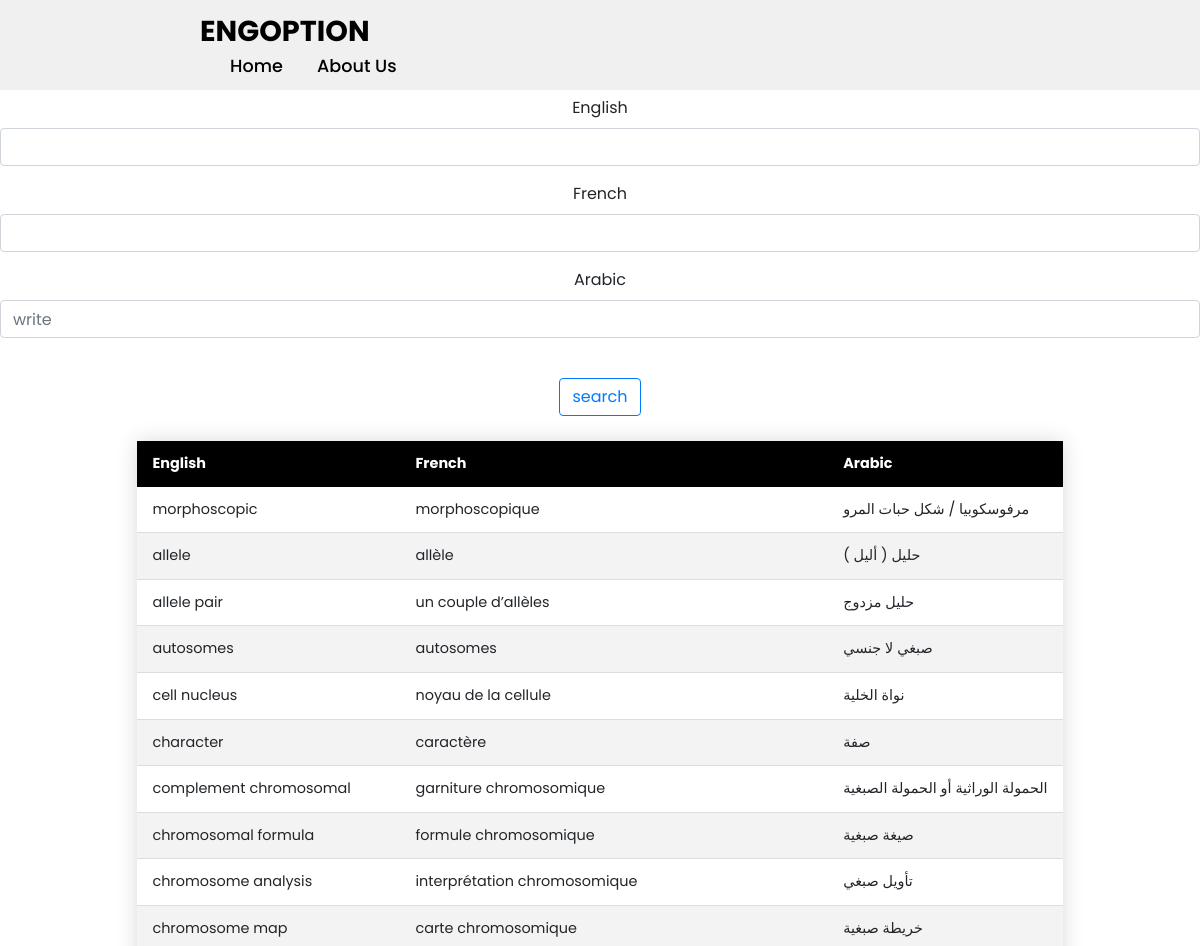
Before: /svt/genetics/ (upper part) with the older database file.
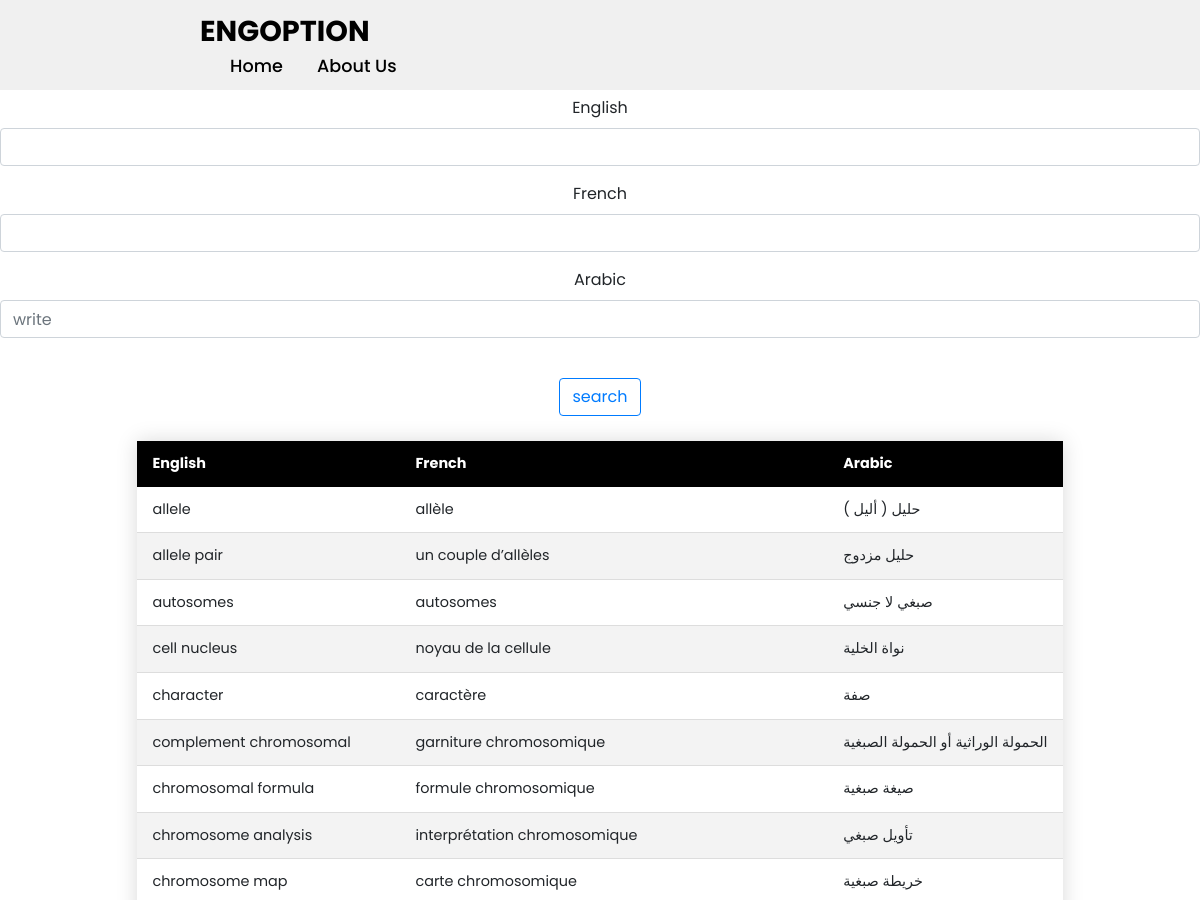
After: the same page with the newer database file.
### app/models.py (models this page shows, shortened)
class SVTWord(models.Model):
    fields = [
        ('General','General'),
        ('Ecology','Ecology'),
        ('Reproduction in plants','Reproduction in plants'),
        ('Geology','Geology'),
        ('Genetics','Genetics'),
        ('Organic matter','Organic matter'),
        ('Nerves: Neurons and hormones','Nerves: Neurons and hormones'),
        ('Reproduction in humans ','Reproduction in humans '),
        ('Immunology','Immunology'),
    ]
    english = models.CharField(max_length=100)
    french = models.CharField(max_length=100)
    arabic = models.CharField(max_length=100)
    field = models.CharField(max_length=100,null=True,blank=True,choices=fields)

### app/views.py (the view)
# urls.py: path('svt/genetics/',svt_genetics,name="genetics"),
def svt_genetics(request):
    genetic_words = SVTWord.objects.all().filter(field='Genetics')
    filter = OrderFilter(request.GET,queryset=genetic_words)
    genetic_words = filter.qs
    context = {
        'svt_genetic_words':genetic_words,
        'filter':filter,
    }
    return render(request,'svt/svt_genetics.html',context)

### app/templates/svt/svt_genetics.html (shortened to what this page needs)
{% extends 'base.html' %}
{% load static %}
{% block body %}
<br>
<br>
<br>
<br>
<center>
    {% include 'search.html' %}
<table style="overflow-x:auto;" class="styled-table">
    <thead>
        <tr>
            <th>English</th>
            <th>French</th>
            <th>Arabic</th>
        </tr>
    </thead>
    <tbody>
        {% for word in svt_genetic_words %}
        <tr>
            <td>{{word.english}}</td>
            <td>{{word.french}}</td>
            <td>{{word.arabic}}</td>
        </tr>
        {% endfor %}
    </tbody>
</table>
</center>
{% endblock %}

Changed rows visible on the page:
no longer on this page (row edited): SVTWord: english "morphoscopic", french "morphoscopique", arabic "مرفوسكوبيا / شكل حبات المرو"
